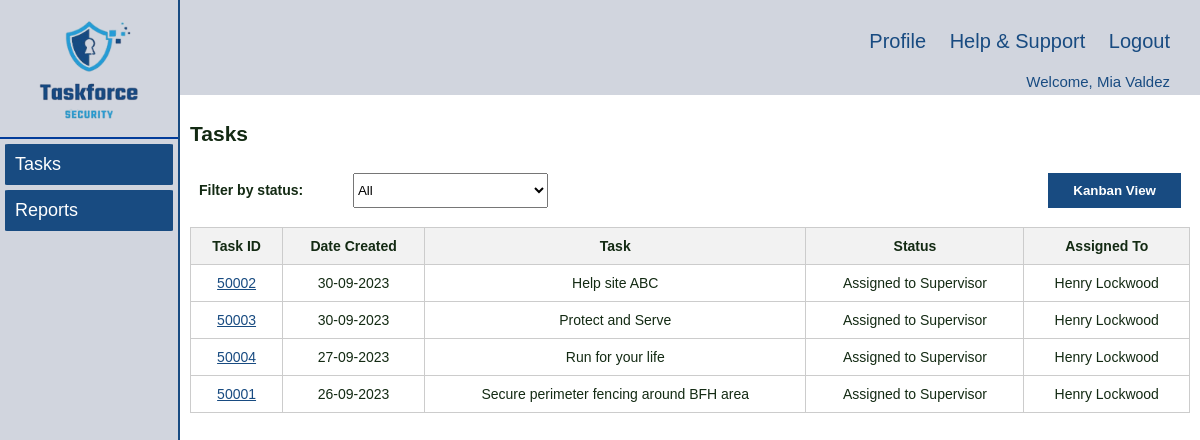
/dispatcher/tasks.php (signed in), run on an earlier commit of the app's database.
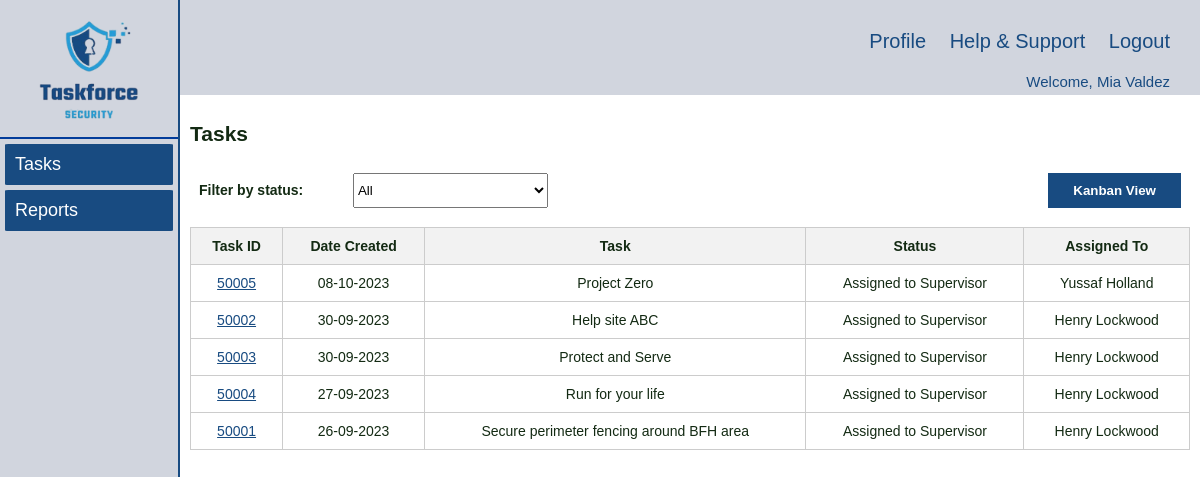
And on a later commit of the database.
### tables this page shows
CREATE TABLE `Task` (
  `taskId` int(5) NOT NULL,
  `taskName` varchar(50) NOT NULL,
  `taskDetailsCli` text NOT NULL,
  `taskDetailsDis` text DEFAULT NULL,
  `taskDetailsSup` text DEFAULT NULL,
  `dateCreated` date NOT NULL,
  `dateFrom` date NOT NULL,
  `dateTo` date NOT NULL,
  `statusDis` char(5) NOT NULL,
  `statusSup` char(5) DEFAULT NULL,
  `dispatcherId` int(5) DEFAULT NULL,
  `supervisorId` int(5) DEFAULT NULL,
  `scheduleId` int(5) DEFAULT NULL,
  `declineReason` text DEFAULT NULL,
  `timestamp` timestamp NOT NULL DEFAULT current_timestamp() ON UPDATE current_timestamp()
);

CREATE TABLE `Status` (
  `statusId` char(5) NOT NULL,
  `status` varchar(100) NOT NULL
);

CREATE TABLE `User` (
  `userId` int(5) NOT NULL,
  `fName` varchar(50) NOT NULL,
  `lName` varchar(50) NOT NULL,
  `role` varchar(20) NOT NULL,
  `dateStart` date NOT NULL,
  `password` varchar(30) NOT NULL,
  `timestamp` timestamp NOT NULL DEFAULT current_timestamp()
);

### dispatcher/tasks.php (the view, shortened to what this page needs)
<!DOCTYPE html>
<html lang="en">
<head>
  <link rel="stylesheet" href="../styles/navigation.css" />
  <link rel="stylesheet" href="../styles/style.css" />
</head>
<body>
  <div class="wrapper">
    <div class="left_navbar">
      <div class="logo">
        <img src="../images/Logo.png" alt="" onclick="redirecttotask()" />
      </div>
      <ul>
        <a href="tasks.php">
          <li>Tasks</li>
        </a>
        <a href="reports.php">
          <li>Reports</li>
        </a>
      </ul>
    </div>
    <div class="right_content">
      <div class="upper_navbar">
        <a href="../profile/profile.php">Profile</a>
        <a href="../help_support/help_support.php">Help & Support</a>
        <a href="../login/login.php">Logout</a>
      </div>
      <div class="upper_navbar_user">
        <?php
        $loginUserId = $_SESSION['loginUserId'];
        $loginName = $_SESSION['loginName'];
        echo 'Welcome, ' . $loginName;
        ?>
      </div>
      <div class="main_content">
        <h2>Tasks</h2>
        <div class="divtoggle">
          <div class="filterstatus">
            <label for="filterdropdown">Filter by status:</label>
            <select id="filterdropdown" name="Status">
              <option value="All">All</option>
            </select>
          </div>
          <button class="buttoggle" id="toggleViewButton"></button>
        </div>
        <form>
        <?php
          require_once "../inc/dbconn.inc.php";
          $sql =  "SELECT T.taskId, T.dateCreated, T.taskName, T.scheduleId, S.status, T.supervisorId, U.fName, U.lName
          FROM Task T
          JOIN Status S ON T.statusDis = S.statusId
          LEFT JOIN User U ON T.supervisorId = U.userId
          WHERE T.dispatcherId = $loginUserId
          ORDER BY T.dateCreated DESC";
          $tasks = [];
          if ($result = mysqli_query($conn, $sql)) {
            if (mysqli_num_rows($result) > 0) {
              while ($row = mysqli_fetch_assoc($result)) {
                $tasks[] = $row;
              }
            }
          }
        ?>
          <div class="ListView">
            <table id="tasktable">
              <thead>
                <tr>
                  <th>Task ID</th>
                  <th>Date Created</th>
                  <th>Task</th>
                  <th>Status</th>
                  <th>Assigned To</th>
                </tr>
              </thead>
              <tbody id="TaskTableBody">
                <?php
                foreach ($tasks as $task) :
                ?>
                  <tr>
                      <td>
                          <a href="javascript:void(0);" onclick="redirectToTasksSoPage('<?php echo $task['taskId']; ?>', '<?php echo $task['dateCreated']; ?>',
                              '<?php echo $task['taskName']; ?>', '<?php echo $task['status']; ?>',
                              '<?php echo $task['assignedTo']; ?>', '<?php echo $task['fName']; ?>', '<?php echo $task['lName']; ?>')">
                              <?php echo (isset($task['taskId']) ? htmlspecialchars($task['taskId']) : ''); ?>
                          </a>
                      </td>
                      <td>
                      <?php
                        if (isset($task['dateCreated'])) {
                            $dateCreated = date('d-m-Y', strtotime($task['dateCreated']));
                            echo htmlspecialchars($dateCreated);
                        } else {
                            echo '';
                        }
                        ?>
                      </td>
                      <td><?php echo (isset($task['taskName']) ? htmlspecialchars($task['taskName']) : ''); ?></td>
                      <td><?php echo (isset($task['status']) ? htmlspecialchars($task['status']) : ''); ?></td>
                      <td><?php echo (isset($task['fName']) && isset($task['fName']) ? htmlspecialchars($task['fName']) . ' ' . htmlspecialchars($task['lName']) : '-'); ?></td>
                  </tr>
                <?php endforeach;
                ?>
              </tbody>
            </table>
          </div>
        </form>
      </div>
    </div>
  </div>
</body>
</html>

### styles/navigation.css (style rules this page uses)
body { margin: 0% !important; }
.wrapper { width: 100%; height: 100vh; }
.left_navbar { float: left; width: 14.8%; height: 100%; position: fixed; background-color: #D1D5DE; border-right: 2px solid #184B81; }
.left_navbar .logo { margin-top: 20px; margin-bottom: 10px; text-align: center; }
.left_navbar .logo img { width: 100px; height: 100px; margin: 0px auto; }
.left_navbar ul { list-style-type: none; padding-inline-start: 0px !important; border-top: 2px solid #023C9A; }
.left_navbar ul li { font-size: 18px; margin: 5px; padding: 10px; background-color: #184B81; border-radius: 2%; color: white; }
.left_navbar ul a { color: #132A13; text-decoration: none; }
.right_content { float: right; width: 85%; }
.upper_navbar { text-align: right; background-color: #D1D5DE; padding: 30px 30px 20px 30px; font-size: 20px; }
.upper_navbar a { margin-left: 18px; text-decoration: none; color: #184B81; }
.upper_navbar_user { text-align: right; background-color: #D1D5DE; font-size: 15px; color: #184B81; padding-right: 30px; padding-bottom: 5px; }
.main_content { padding: 10px; color: #132A13; }

### styles/style.css (style rules this page uses)
body { font-family: Helvetica, Arial, sans-serif; font-size: 14px; }
table { width: 100%; border-collapse: collapse; border: 1px solid #000; margin-top: 10px; margin-bottom: 10px; }
table a { color: inherit; text-decoration: underline; }
th, td { border: 1px solid #000; padding: 8px; }
button { font-weight: bold; color: #fff; border: none; background-color: #184B81; padding: 10px 25px; cursor: pointer; }
label { font-weight: bold; margin-bottom: 5px; width: 150px; display: inline-block; margin-bottom: 10px; }
table { width: 100%; border-collapse: collapse; }
th, td { text-align: center; padding: 10px; border: 1px solid #ccc; }
th { background-color: #f2f2f2; }
td a { color: #184B81; }
.buttoggle { margin: 9px 9px 9px 9px; text-align: right; }
.divtoggle { display: flex; justify-content: space-between; }
.filterstatus { padding: 9px 9px 9px 9px; }
select#filterdropdown { height: 35px; }

What changed in the data, as far as the page shows it:
added task: taskId "50005", dateCreated "08-10-2023", taskName "Project Zero", status.status "Assigned to Supervisor", user.fName "Yussaf", user.lName "Holland"
